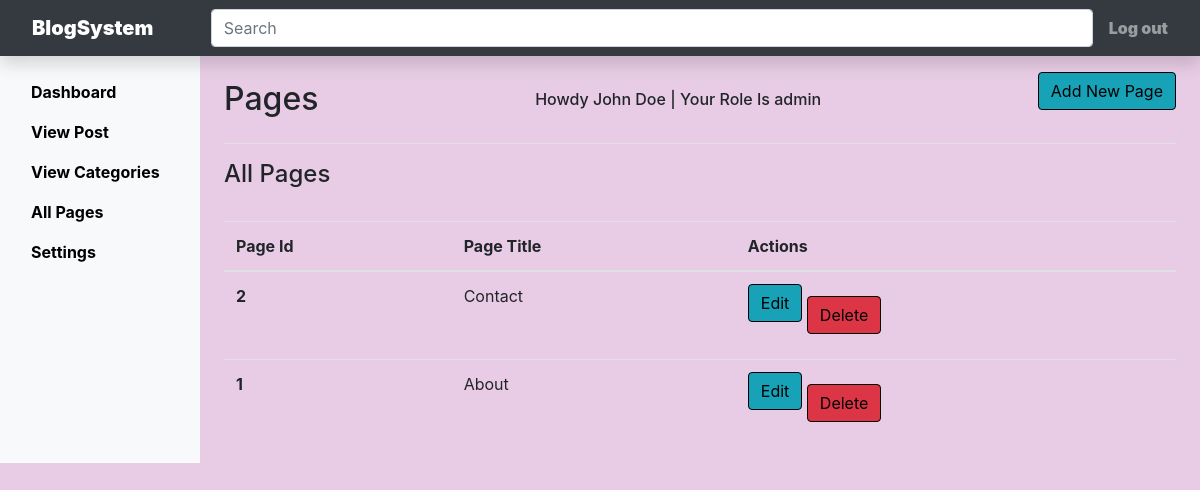
Screenshot of /admin/page.php (signed in) with the database file from the repository.
### tables this page shows
CREATE TABLE `page` (
  `page_id` int(11) NOT NULL,
  `page_title` varchar(256) NOT NULL,
  `page_content` longtext NOT NULL
);

### admin/page.php (the view, shortened to what this page needs)
<?php
include_once "../includes/connection.php";
if(isset($_SESSION['author_role'])){
	if($_SESSION['author_role']=="admin"){
	?>
<!DOCTYPE html>
<html lang="en">
<head>
	<link rel="stylesheet" href="../style/bootstrap.min.css">
	<link rel="stylesheet" href="../style.css">
</head>
<body>
<nav class="navbar navbar-dark sticky-top bg-dark flex-md-nowrap  shadow">
	<a class="navbar-brand col-md-3 col-lg-2 mr-0 px-3" href="post.php"><b>BlogSystem</b></a>
	<input class="form-control form-control-dark w-100" type="text" placeholder="Search" aria-label="Search">
	<ul class="navbar-nav px-3">
    <li class="nav-item text-nowrap">
      <a class="nav-link" href="logout.php"><b>Log out</b></a>
    </li>
	</ul>
</nav>
<div class="container-fluid">
  <div class="row">
	<?php include_once "nav.inc.php"; ?>
	<main role="main" class="col-md-9 ml-sm-auto col-lg-10 px-md-4">
      <div class="d-flex justify-content-between flex-wrap flex-md-nowrap align-items-center pt-3 pb-2 mb-3 border-bottom">
        <h1 class="h2">Pages</h1>
        <center><h6> Howdy <?php
		echo $_SESSION['author_name'];
		?> | Your Role Is <?php echo $_SESSION['author_role'];?></h6></center>
		<button id="toggleForm" class="btn btn-info">Add New Page</button>
      </div>
	<div id="admin-index-form">
		<h4>All Pages</h4><br>
		<table class="table">
			  <thead>
				<tr>
				  <th scope="col">Page Id</th>
				  <th scope="col">Page Title</th>
				  <th scope="col">Actions</th>
				</tr>
			  </thead>
			  <tbody>
	<?php
			  $sql = "SELECT * FROM `page` ORDER BY page_id DESC";
		$result = mysqli_query($conn,$sql);
		while($row = mysqli_fetch_assoc($result)){
			$page_id = $row['page_id'];
			$page_title = $row['page_title'];
	?>
				<tr>
				  <th scope="row"><?php echo $page_id;?></th>
				  <td><?php echo $page_title;?></td>
				  <td>
				  <a href="editpage.php?id=<?php echo $page_id;?>"><button class="btn btn-info">Edit</button></a>
				  <a onClick="return confirm('Are You Sure?');" href="deletepage.php?id=<?php echo $page_id;?>"><button class="btn btn-danger">Delete</button></a>
				  </td>
				</tr>
		<?php } ?>
			  </tbody>
		</table>
	</div>
    </main>
  </div>
</div>
</body>
</html>
	<?php
	}
}else{
	header("Location:login.php?message=Please+Login");
}
?>

### style/style.css (style rules this page uses)
body { background-color: #e8cce5; }
.navbar { background-color: #e8cce5; }
.nav-link , .navbar-brand { color:black; font-weight: bold; }
.btn { color:black; border-color:black; }
.btn-info { margin-bottom: 25px; }

### rows the page displays
page: page_id "2", page_title "Contact"
page: page_id "1", page_title "About"

### other values shown
$_SESSION['author_name'] "John Doe"
$_SESSION['author_role'] "admin"
